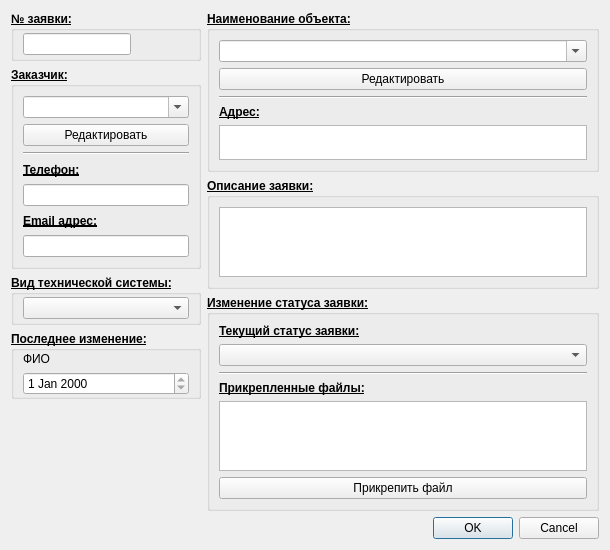
<?xml version="1.0" encoding="UTF-8"?>
<ui version="4.0">
 <class>EditOtderStatus</class>
 <widget class="QDialog" name="EditOtderStatus">
  <property name="geometry">
   <rect>
    <x>0</x>
    <y>0</y>
    <width>610</width>
    <height>546</height>
   </rect>
  </property>
  <property name="windowTitle">
   <string>Редиктирование заявки</string>
  </property>
  <layout class="QVBoxLayout" name="verticalLayout_7">
   <item>
    <layout class="QHBoxLayout" name="lay_MainHor" stretch="0,1">
     <item>
      <layout class="QVBoxLayout" name="lay_LeftVert">
       <item>
        <widget class="QGroupBox" name="gbox_ID">
         <property name="minimumSize">
          <size>
           <width>0</width>
           <height>50</height>
          </size>
         </property>
         <property name="font">
          <font>
           <pointsize>9</pointsize>
           <weight>75</weight>
           <bold>true</bold>
           <underline>true</underline>
          </font>
         </property>
         <property name="title">
          <string>№ заявки:</string>
         </property>
         <layout class="QHBoxLayout" name="horizontalLayout_4">
          <property name="topMargin">
           <number>1</number>
          </property>
          <property name="bottomMargin">
           <number>1</number>
          </property>
          <item>
           <widget class="QLineEdit" name="ed_ID">
            <property name="sizePolicy">
             <sizepolicy hsizetype="Preferred" vsizetype="Fixed">
              <horstretch>0</horstretch>
              <verstretch>0</verstretch>
             </sizepolicy>
            </property>
            <property name="font">
             <font>
              <pointsize>9</pointsize>
              <weight>50</weight>
              <bold>false</bold>
              <underline>false</underline>
             </font>
            </property>
            <property name="readOnly">
             <bool>true</bool>
            </property>
            <property name="clearButtonEnabled">
             <bool>false</bool>
            </property>
           </widget>
          </item>
          <item>
           <spacer name="spacer_ID">
            <property name="orientation">
             <enum>Qt::Horizontal</enum>
            </property>
            <property name="sizeType">
             <enum>QSizePolicy::Expanding</enum>
            </property>
            <property name="sizeHint" stdset="0">
             <size>
              <width>55</width>
              <height>20</height>
             </size>
            </property>
           </spacer>
          </item>
         </layout>
        </widget>
       </item>
       <item>
        <widget class="QGroupBox" name="gbox_Person">
         <property name="sizePolicy">
          <sizepolicy hsizetype="Preferred" vsizetype="Fixed">
           <horstretch>0</horstretch>
           <verstretch>0</verstretch>
          </sizepolicy>
         </property>
         <property name="minimumSize">
          <size>
           <width>0</width>
           <height>202</height>
          </size>
         </property>
         <property name="font">
          <font>
           <pointsize>9</pointsize>
           <weight>75</weight>
           <bold>true</bold>
           <underline>true</underline>
          </font>
         </property>
         <property name="title">
          <string>Заказчик:</string>
         </property>
         <property name="flat">
          <bool>false</bool>
         </property>
         <property name="checkable">
          <bool>false</bool>
         </property>
         <layout class="QVBoxLayout" name="verticalLayout">
          <item>
           <widget class="QComboBox" name="cb_Person">
            <property name="minimumSize">
             <size>
              <width>0</width>
              <height>22</height>
             </size>
            </property>
            <property name="font">
             <font>
              <pointsize>9</pointsize>
              <weight>50</weight>
              <bold>false</bold>
              <underline>false</underline>
             </font>
            </property>
            <property name="editable">
             <bool>true</bool>
            </property>
           </widget>
          </item>
          <item>
           <layout class="QHBoxLayout" name="lay_PersonHor">
            <item>
             <widget class="QPushButton" name="btn_AddEdit">
              <property name="minimumSize">
               <size>
                <width>0</width>
                <height>22</height>
               </size>
              </property>
              <property name="font">
               <font>
                <pointsize>9</pointsize>
                <weight>50</weight>
                <bold>false</bold>
                <underline>false</underline>
               </font>
              </property>
              <property name="text">
               <string>Редактировать</string>
              </property>
              <property name="icon">
               <iconset resource="Res.qrc">
                <normaloff>:/icons/Icons/edit.ico</normaloff>:/icons/Icons/edit.ico</iconset>
              </property>
             </widget>
            </item>
           </layout>
          </item>
          <item>
           <widget class="Line" name="line_Person">
            <property name="orientation">
             <enum>Qt::Horizontal</enum>
            </property>
           </widget>
          </item>
          <item>
           <widget class="QLabel" name="lbl_Telephone">
            <property name="text">
             <string>Телефон:</string>
            </property>
           </widget>
          </item>
          <item>
           <widget class="QLineEdit" name="ed_Telephone">
            <property name="font">
             <font>
              <pointsize>9</pointsize>
              <weight>50</weight>
              <bold>false</bold>
              <underline>false</underline>
             </font>
            </property>
           </widget>
          </item>
          <item>
           <widget class="QLabel" name="lbl_Email">
            <property name="text">
             <string>Email адрес:</string>
            </property>
           </widget>
          </item>
          <item>
           <widget class="QLineEdit" name="ed_Email">
            <property name="font">
             <font>
              <pointsize>9</pointsize>
              <weight>50</weight>
              <bold>false</bold>
              <underline>false</underline>
             </font>
            </property>
           </widget>
          </item>
         </layout>
        </widget>
       </item>
       <item>
        <widget class="QGroupBox" name="gbox_Type">
         <property name="minimumSize">
          <size>
           <width>0</width>
           <height>50</height>
          </size>
         </property>
         <property name="font">
          <font>
           <pointsize>9</pointsize>
           <weight>75</weight>
           <bold>true</bold>
           <underline>true</underline>
          </font>
         </property>
         <property name="title">
          <string>Вид технической системы:</string>
         </property>
         <layout class="QVBoxLayout" name="verticalLayout_2">
          <property name="topMargin">
           <number>1</number>
          </property>
          <property name="bottomMargin">
           <number>1</number>
          </property>
          <item>
           <widget class="QComboBox" name="cb_Type">
            <property name="font">
             <font>
              <pointsize>9</pointsize>
              <weight>50</weight>
              <bold>false</bold>
              <underline>false</underline>
             </font>
            </property>
           </widget>
          </item>
         </layout>
        </widget>
       </item>
       <item>
        <widget class="QGroupBox" name="gbox_LastChange">
         <property name="minimumSize">
          <size>
           <width>0</width>
           <height>50</height>
          </size>
         </property>
         <property name="font">
          <font>
           <pointsize>9</pointsize>
           <weight>75</weight>
           <bold>true</bold>
           <underline>true</underline>
          </font>
         </property>
         <property name="title">
          <string>Последнее изменение:</string>
         </property>
         <layout class="QVBoxLayout" name="verticalLayout_4">
          <property name="topMargin">
           <number>1</number>
          </property>
          <property name="bottomMargin">
           <number>1</number>
          </property>
          <item>
           <widget class="QLabel" name="lbl_Name">
            <property name="font">
             <font>
              <pointsize>9</pointsize>
              <weight>50</weight>
              <bold>false</bold>
              <underline>false</underline>
             </font>
            </property>
            <property name="text">
             <string>ФИО</string>
            </property>
           </widget>
          </item>
          <item>
           <widget class="QDateEdit" name="ed_Date">
            <property name="font">
             <font>
              <pointsize>9</pointsize>
              <weight>50</weight>
              <bold>false</bold>
              <underline>false</underline>
             </font>
            </property>
            <property name="readOnly">
             <bool>true</bool>
            </property>
            <property name="accelerated">
             <bool>false</bool>
            </property>
           </widget>
          </item>
         </layout>
        </widget>
       </item>
       <item>
        <spacer name="verticalSpacer">
         <property name="orientation">
          <enum>Qt::Vertical</enum>
         </property>
         <property name="sizeHint" stdset="0">
          <size>
           <width>20</width>
           <height>40</height>
          </size>
         </property>
        </spacer>
       </item>
      </layout>
     </item>
     <item>
      <layout class="QVBoxLayout" name="lay_RightVert" stretch="1,0,0,0">
       <item>
        <widget class="QGroupBox" name="gbox_Object">
         <property name="sizePolicy">
          <sizepolicy hsizetype="Preferred" vsizetype="Fixed">
           <horstretch>0</horstretch>
           <verstretch>0</verstretch>
          </sizepolicy>
         </property>
         <property name="minimumSize">
          <size>
           <width>0</width>
           <height>161</height>
          </size>
         </property>
         <property name="font">
          <font>
           <pointsize>9</pointsize>
           <weight>75</weight>
           <bold>true</bold>
           <underline>true</underline>
          </font>
         </property>
         <property name="title">
          <string>Наименование объекта:</string>
         </property>
         <property name="flat">
          <bool>false</bool>
         </property>
         <property name="checkable">
          <bool>false</bool>
         </property>
         <layout class="QVBoxLayout" name="verticalLayout_3" stretch="0,0,0,1,0">
          <item>
           <widget class="QComboBox" name="cb_Object">
            <property name="minimumSize">
             <size>
              <width>0</width>
              <height>22</height>
             </size>
            </property>
            <property name="font">
             <font>
              <pointsize>9</pointsize>
              <weight>50</weight>
              <bold>false</bold>
              <underline>false</underline>
             </font>
            </property>
            <property name="editable">
             <bool>true</bool>
            </property>
           </widget>
          </item>
          <item>
           <layout class="QHBoxLayout" name="lay_ObjectHor">
            <item>
             <widget class="QPushButton" name="btn_ObjectEdit">
              <property name="minimumSize">
               <size>
                <width>0</width>
                <height>22</height>
               </size>
              </property>
              <property name="font">
               <font>
                <pointsize>9</pointsize>
                <weight>50</weight>
                <bold>false</bold>
                <underline>false</underline>
               </font>
              </property>
              <property name="text">
               <string>Редактировать</string>
              </property>
              <property name="icon">
               <iconset resource="Res.qrc">
                <normaloff>:/icons/Icons/edit.ico</normaloff>:/icons/Icons/edit.ico</iconset>
              </property>
             </widget>
            </item>
           </layout>
          </item>
          <item>
           <widget class="Line" name="line_Object">
            <property name="orientation">
             <enum>Qt::Horizontal</enum>
            </property>
           </widget>
          </item>
          <item>
           <widget class="QLabel" name="lbl_Address">
            <property name="frameShape">
             <enum>QFrame::NoFrame</enum>
            </property>
            <property name="text">
             <string>Адрес:</string>
            </property>
           </widget>
          </item>
          <item>
           <widget class="QTextEdit" name="txt_Adress">
            <property name="tabChangesFocus">
             <bool>true</bool>
            </property>
            <property name="documentTitle">
             <string/>
            </property>
           </widget>
          </item>
         </layout>
        </widget>
       </item>
       <item>
        <widget class="QGroupBox" name="gbox_Request">
         <property name="font">
          <font>
           <pointsize>9</pointsize>
           <weight>75</weight>
           <bold>true</bold>
           <underline>true</underline>
          </font>
         </property>
         <property name="title">
          <string>Описание заявки:</string>
         </property>
         <layout class="QVBoxLayout" name="verticalLayout_5">
          <item>
           <widget class="QTextEdit" name="textEdit">
            <property name="font">
             <font>
              <pointsize>9</pointsize>
              <weight>50</weight>
              <bold>false</bold>
              <underline>false</underline>
             </font>
            </property>
           </widget>
          </item>
         </layout>
        </widget>
       </item>
       <item>
        <widget class="QGroupBox" name="gbox_Status">
         <property name="font">
          <font>
           <pointsize>9</pointsize>
           <weight>75</weight>
           <bold>true</bold>
           <underline>true</underline>
          </font>
         </property>
         <property name="title">
          <string>Изменение статуса заявки:</string>
         </property>
         <layout class="QVBoxLayout" name="verticalLayout_6">
          <item>
           <widget class="QLabel" name="lbl_EditStatus">
            <property name="text">
             <string>Текущий статус заявки:</string>
            </property>
           </widget>
          </item>
          <item>
           <widget class="QComboBox" name="cb_ChangeStatus"/>
          </item>
          <item>
           <widget class="Line" name="line_Status">
            <property name="orientation">
             <enum>Qt::Horizontal</enum>
            </property>
           </widget>
          </item>
          <item>
           <widget class="QLabel" name="lbl_Files">
            <property name="text">
             <string>Прикрепленные файлы:</string>
            </property>
           </widget>
          </item>
          <item>
           <widget class="QListView" name="lvi_Files"/>
          </item>
          <item>
           <widget class="QPushButton" name="btn_AddFile">
            <property name="font">
             <font>
              <pointsize>9</pointsize>
              <weight>50</weight>
              <bold>false</bold>
              <underline>false</underline>
             </font>
            </property>
            <property name="text">
             <string>Прикрепить файл</string>
            </property>
            <property name="icon">
             <iconset resource="Res.qrc">
              <normaloff>:/icons/Icons/addnewfile.ico</normaloff>:/icons/Icons/addnewfile.ico</iconset>
            </property>
           </widget>
          </item>
         </layout>
        </widget>
       </item>
       <item>
        <spacer name="verticalSpacer_2">
         <property name="orientation">
          <enum>Qt::Vertical</enum>
         </property>
         <property name="sizeHint" stdset="0">
          <size>
           <width>20</width>
           <height>40</height>
          </size>
         </property>
        </spacer>
       </item>
      </layout>
     </item>
    </layout>
   </item>
   <item>
    <widget class="QDialogButtonBox" name="buttonBox">
     <property name="orientation">
      <enum>Qt::Horizontal</enum>
     </property>
     <property name="standardButtons">
      <set>QDialogButtonBox::Cancel|QDialogButtonBox::Ok</set>
     </property>
    </widget>
   </item>
  </layout>
 </widget>
 <resources>
  <include location="Res.qrc"/>
 </resources>
 <connections>
  <connection>
   <sender>buttonBox</sender>
   <signal>accepted()</signal>
   <receiver>EditOtderStatus</receiver>
   <slot>accept()</slot>
   <hints>
    <hint type="sourcelabel">
     <x>248</x>
     <y>254</y>
    </hint>
    <hint type="destinationlabel">
     <x>157</x>
     <y>274</y>
    </hint>
   </hints>
  </connection>
  <connection>
   <sender>buttonBox</sender>
   <signal>rejected()</signal>
   <receiver>EditOtderStatus</receiver>
   <slot>reject()</slot>
   <hints>
    <hint type="sourcelabel">
     <x>316</x>
     <y>260</y>
    </hint>
    <hint type="destinationlabel">
     <x>286</x>
     <y>274</y>
    </hint>
   </hints>
  </connection>
 </connections>
</ui>
